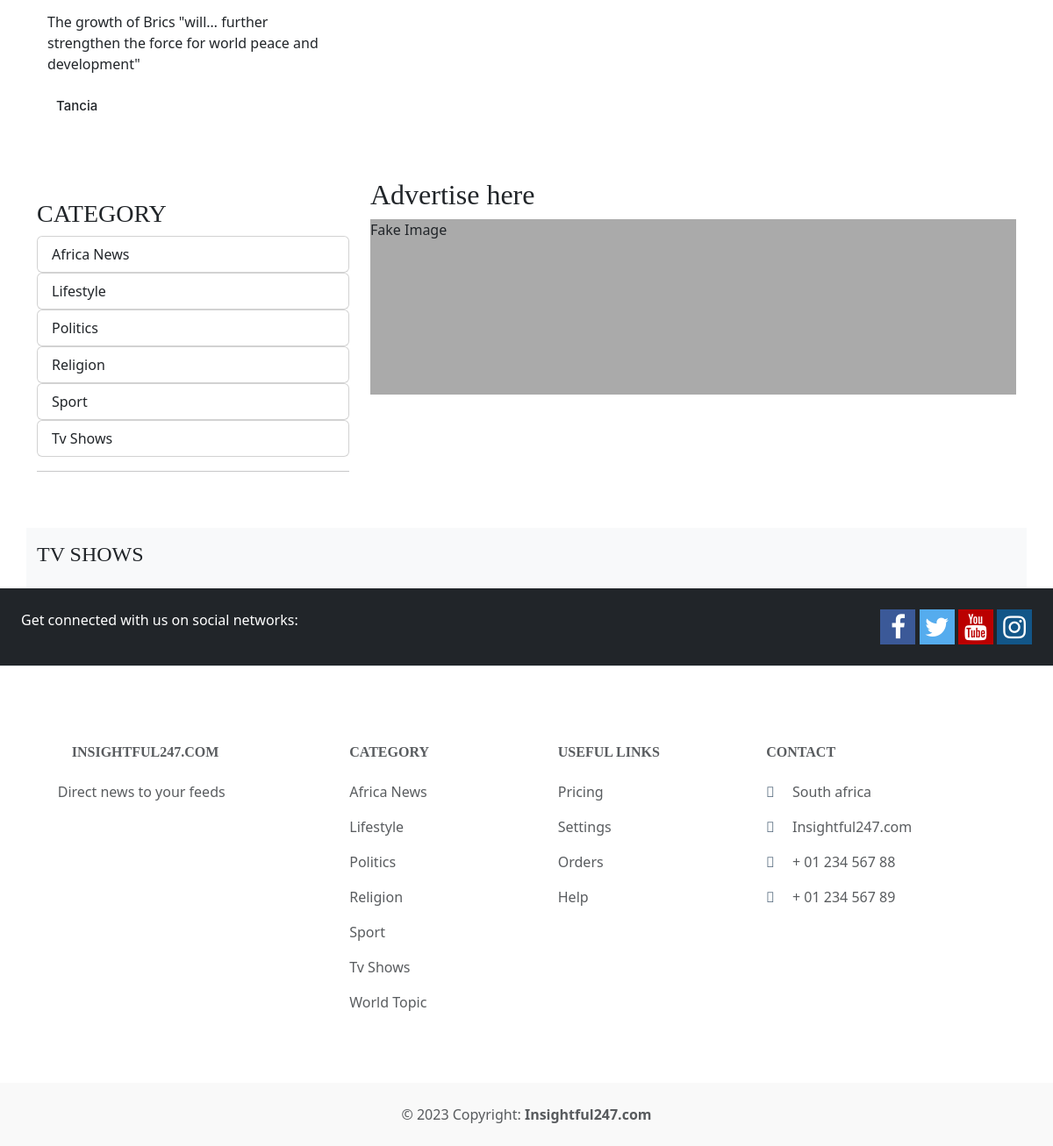
The app's page / (lower part), older data.
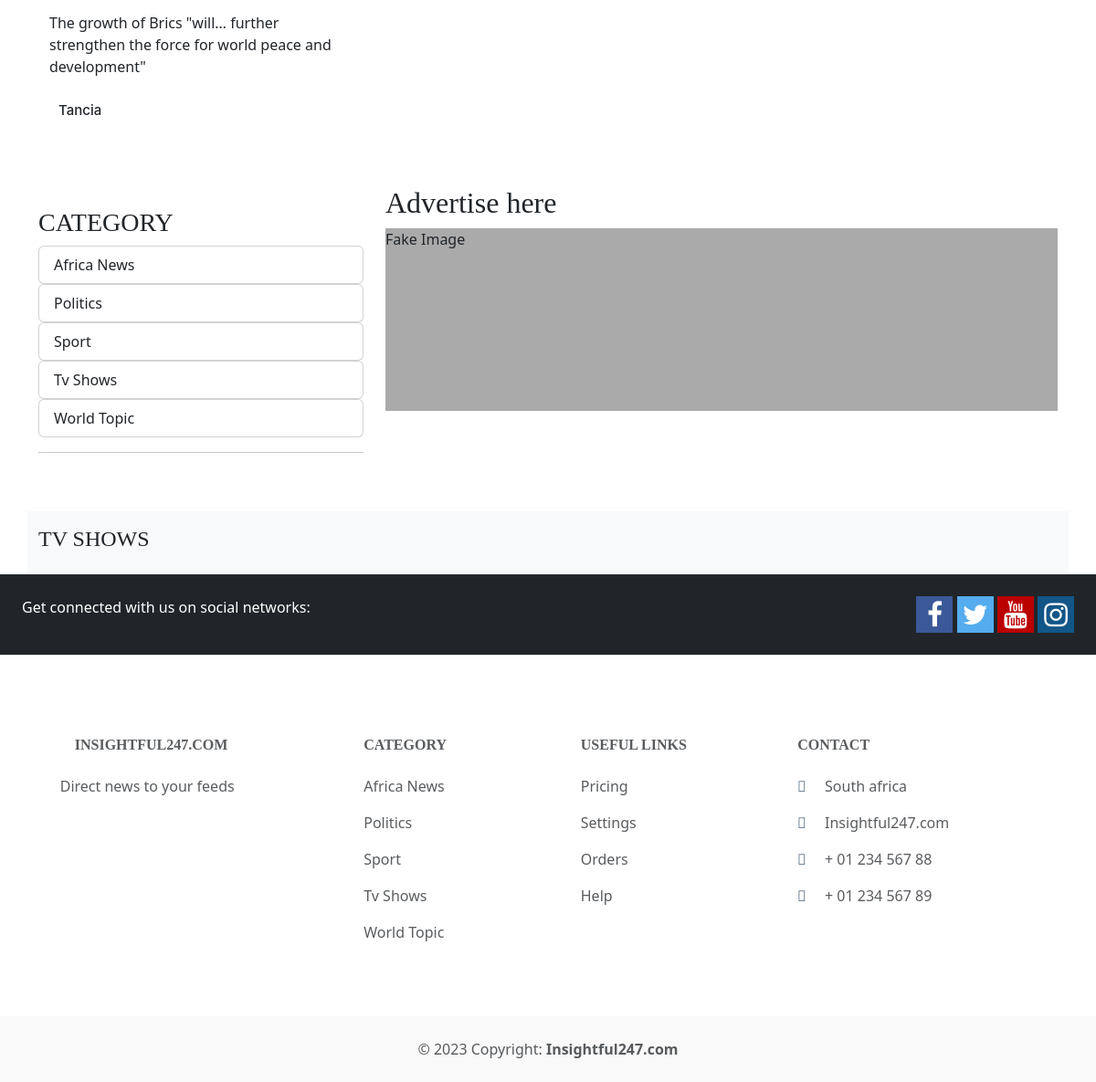
The same page, newer data.
### theblog/models.py (models this page shows, shortened)
class Post(models.Model):
	title = models.CharField(max_length=255)
	header_image = models.ImageField(null=True, blank=True, upload_to="images/")
	video_file = models.FileField(null=True, blank=True, upload_to='videos/')
	title_tag = models.CharField(max_length=255)
	author = models.ForeignKey(User, on_delete=models.CASCADE)
	body = RichTextField(blank=True, null=True)
	post_date = models.DateField(auto_now_add=True)
	category = models.CharField(max_length=255, default='')
	snippet = models.CharField(max_length=255)
	likes = models.ManyToManyField(User, related_name='blog_posts', blank=True)
	post_highlighted = models.BooleanField(default=False)
	photo_credit = models.CharField(max_length=255, null=True, blank=True)

class Category(models.Model):
	name = models.CharField(max_length=100)
	class Meta:
		ordering = ('name',)
		verbose_name_plural ='Categories'
	def __str__(self):
		return self.name

### theblog/views.py (the view)
# urls.py: path('', HomeView.as_view(), name="home"),
class HomeView(ListView):
	model = Post
	template_name = 'home.html'
	ordering = ['-post_date']
	def get_context_data(self, *args, **kwargs):
		cat_menu = Category.objects.all()
		cat_menu2 = Category.objects.all()[:6]
		single_post = Post.objects.filter(post_highlighted=True).all().order_by('-post_date')[:1]
		two_posts = Post.objects.all().order_by('-post_date')[:2]
		one_posts2 = Post.objects.all().order_by('-post_date')[2:3]
		two_posts1 = Post.objects.all().order_by('-post_date')[3:4]
		five_posts = Post.objects.all().order_by('-post_date')[4:9]
		single_posts5 = Post.objects.filter(category= 'Politics').all().order_by('-post_date')[:1]
		single_posts7 = Post.objects.filter(category= 'Politics').all().order_by('-post_date')[1:2]
		single_posts8 = Post.objects.filter(category= 'Politics').all().order_by('-post_date')[2:3]
		single_posts9 = Post.objects.filter(category= 'Politics').all().order_by('-post_date')[3:4]
		single_posts10 = Post.objects.filter(category= 'Politics').all().order_by('-post_date')[4:5]
		single_posts11 = Post.objects.filter(category= 'Africa News').all().order_by('-post_date')[0:1]
		single_posts12 = Post.objects.filter(category= 'Africa News').all().order_by('-post_date')[1:2]
		single_posts13= Post.objects.filter(category= 'Africa News').all().order_by('-post_date')[2:3]
		single_posts14 = Post.objects.filter(category= 'Africa News').all().order_by('-post_date')[3:4]
		single_posts15 = Post.objects.filter(category= 'Africa News').all().order_by('-post_date')[4:5]
		single_posts16 = Post.objects.filter(category= 'World Topic').all().order_by('-post_date')[0:1]
		single_posts17 = Post.objects.filter(category= 'World Topic').all().order_by('-post_date')[1:2]
		single_posts18= Post.objects.filter(category= 'World Topic').all().order_by('-post_date')[2:3]
		single_posts19 = Post.objects.filter(category= 'World Topic').all().order_by('-post_date')[3:4]
		single_posts20 = Post.objects.filter(category= 'World Topic').all().order_by('-post_date')[4:5]
		single_posts6 = Post.objects.filter(category= 'Tv Shows').all().order_by('-post_date')[:3]
		context = super(HomeView, self).get_context_data(*args, **kwargs)
		context["cat_menu"] = cat_menu
		context["cat_menu2"] = cat_menu2
		context["single_post"] = single_post
		context["two_posts"] = two_posts
		context["one_posts2"] = one_posts2
		context["two_posts1"] = two_posts1
		context["five_posts"] = five_posts
		context["single_posts5"] = single_posts5
		context["single_posts7"] = single_posts7
		context["single_posts6"] = single_posts6
		context["single_posts8"] = single_posts8
		context["single_posts9"] = single_posts9
		context["single_posts10"] = single_posts10
		context["single_posts11"] = single_posts11
		context["single_posts12"] = single_posts12
		context["single_posts13"] = single_posts13
		context["single_posts14"] = single_posts14
		context["single_posts15"] = single_posts15
		context["single_posts16"] = single_posts16
		context["single_posts17"] = single_posts17
		context["single_posts18"] = single_posts18
		context["single_posts19"] = single_posts19
		context["single_posts20"] = single_posts20
		return context

### theblog/templates/home.html (shortened to what this page needs)
{% extends 'base.html' %}
{% load static %}
{% block content %}
    <br/>
    <br/>
    <section class="category-section">
      <div class="container" data-aos="fade-up">
        <div class="row g-5">
          <div class="col-lg-4">
          	{% if single_posts16 %}
							{% for post in single_posts16 %}
	            <div class="post-entry-1 lg">
	              <p class="mb-4 d-block">{{ post.snippet }}</p>
	              <div class="d-flex align-items-center author">
	                <div class="name">
	                  <h3 class="m-0 p-0">{{ post.author.first_name }}</h3>
	                </div>
	              </div>
	            </div>
            	{% endfor %}
            {% endif %}
          </div>
          <div class="col-lg-8">
          </div>
        </div>
      </div>
    </section>
 <div class="row">
    <div class="col-sm-4">
      <h3 class="mt-4">CATEGORY</h3>
      <ul class="nav nav-pills flex-column">
      	{% if cat_menu2 %}
      	{% for item in cat_menu2 %}
      		<li class="nav-item">
          		<a class="nav-link card" href="{% url 'category' item|slugify %}">{{ item }}</a>
        	</li>
    		{% endfor %}
    		{% endif %}
      </ul>
      <hr class="d-sm">
    </div>
    <div class="col-lg-8">
    	<h2>Advertise here</h2>
      <div class="fakeimg">Fake Image</div>
    </div>
 </div>
<br/><br/>
<div class="row bg-light">
	<p><h4>TV SHOWS</h4></p>
</div>
{% endblock %}

### theblog/templates/base.html (shortened to what this page needs)
{% load static %}
<!doctype html>
<html lang="en">
  <head>
    <link href="https://cdn.jsdelivr.net/npm/bootstrap@5.3.1/dist/css/bootstrap.min.css" rel="stylesheet">
    <link rel="stylesheet" href="https://cdnjs.cloudflare.com/ajax/libs/font-awesome/4.7.0/css/font-awesome.min.css">
  <link href="{% static 'theblog/css/variables.css' %}" rel="stylesheet">
  <link href="{% static 'theblog/css/main.css' %}" rel="stylesheet">
  </head>
  <body>
    <div class="container">
      <br/>
      {% block content %}
      {% endblock %}
    </div>
  </body>
<footer class="text-center text-lg-start bg-white text-muted">
  <section class="bg-dark d-flex justify-content-center justify-content-lg-between p-4 border-bottom">
    <div class="me-5 d-none d-lg-block">
      <span class="text-white">Get connected with us on social networks:</span>
    </div>
    <div>
      <span>
      <a href="#" class="fa fa-facebook"></a>
      <a href="#" class="fa fa-twitter"></a>
      <a href="#" class="fa fa-youtube"></a>
      <a href="#" class="fa fa-instagram"></a>
      </span>
    </div>
  </section>
  <section class="">
    <div class="container text-center text-md-start mt-5">
      <div class="row mt-3">
        <div class="col-md-3 col-lg-4 col-xl-3 mx-auto mb-4">
          <h6 class="text-uppercase fw-bold mb-4">
            insightful247.com
          </h6>
          <span>
            Direct news to your feeds
          </span>
        </div>
        <div class="col-md-2 col-lg-2 col-xl-2 mx-auto mb-4">
          <h6 class="text-uppercase fw-bold mb-4">
            Category
          </h6>
          {% if cat_menu %}
            {% for item in cat_menu %}
              <p>
                <a href="{% url 'category' item|slugify %}" class="text-reset">{{ item }}</a>
              </p>
            {% endfor %}
            {% else %}
              <p>
                <a class="" href="{% url 'category-list' %}">Categories</a>
              </p>
          {% endif %}
        </div>
        <div class="col-md-3 col-lg-2 col-xl-2 mx-auto mb-4">
          <h6 class="text-uppercase fw-bold mb-4">
            Useful links
          </h6>
          <p>
            <a href="#!" class="text-reset">Pricing</a>
          </p>
          <p>
            <a href="#!" class="text-reset">Settings</a>
          </p>
          <p>
            <a href="#!" class="text-reset">Orders</a>
          </p>
          <p>
            <a href="#!" class="text-reset">Help</a>
          </p>
        </div>
        <div class="col-md-4 col-lg-3 col-xl-3 mx-auto mb-md-0 mb-4">
          <h6 class="text-uppercase fw-bold mb-4">Contact</h6>
          <p><i class="fas fa-home me-3 text-secondary"></i> South africa</p>
          <p>
            <i class="fas fa-envelope me-3 text-secondary"></i>
            Insightful247.com
          </p>
          <p><i class="fas fa-phone me-3 text-secondary"></i> + 01 234 567 88</p>
          <p><i class="fas fa-print me-3 text-secondary"></i> + 01 234 567 89</p>
        </div>
      </div>
    </div>
  </section>
  <div class="text-center p-4" style="background-color: rgba(0, 0, 0, 0.025);">
    © 2023 Copyright:
    <a class="text-reset fw-bold" href="www.insightful247.com">Insightful247.com</a>
  </div>
</footer>
</html>

Row changes from the older to the newer data that the page shows:
removed Category: name "Lifestyle"
removed Category: name "Religion"
now on one of the page's lists (row unchanged): Category: name "World Topic"
